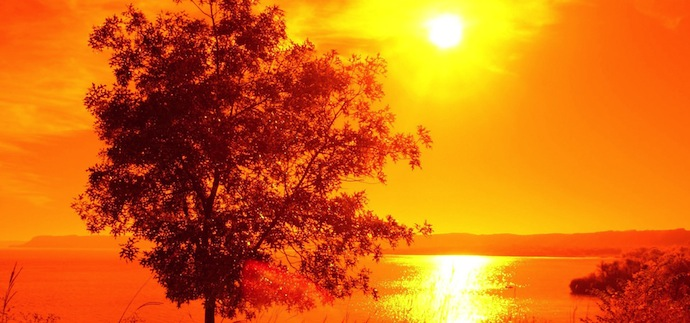
#> input picture Projet-Python/ciel.jpg, 690 x 323 px
$ python programme.py
#> lines starting #> are read from the running program, lines starting #| are printed output that depends on the picture; long printed decimals are rounded
#################################Imports de notre code####################################

from PIL import Image #traitement d'une image en python
import numpy as np  #gestion des tableaux multidimentionnels
import math
from numpy import linalg as LA #comparaison des normes
import time
import scipy
from scipy import fftpack

###############################Variables globales de notre code###########################"

#Construction de la matrice P
k=0
P=np.zeros((8,8),dtype="f")
while k<=7:
    i=0
    while i<=7:
        P[k,i]=math.cos(((2*i+1)*k*math.pi)/16)
        i=i+1
    k=k+1
    i=0
P[0,:]=P[0,:]*math.sqrt(1/2)
P=P/2

#Construction de la matrice P transposée
j=0
P2=np.zeros((8,8),dtype="f")
while j<=7:
    l=0
    while l<=7:
        P2[j,l]=math.cos(((2*j+1)*l*math.pi)/16)
        l=l+1
    j=j+1
    l=0
P2[:,0]=P2[:,0]*math.sqrt(1/2)
P2=P2/2

#Matrice de quantification de la norme JPEG
Q=np.array([[16 ,11, 10 ,16 ,24, 40 ,51 ,61],
            [12 ,12, 13, 19 ,26 ,58 ,60, 55],
            [14, 13 ,16 ,24 ,40, 57, 69 ,56],
            [14 ,17 ,22, 29, 51, 87 ,80 ,62],
            [18 ,22, 37, 56, 68, 109 ,103, 77],
            [24 ,35 ,55, 64 ,81, 104, 113, 92],
            [49, 64 ,78, 87 ,103 ,121, 120, 101],
            [72 ,92, 95, 98, 112, 100, 103, 99]])

#Autre matrice de quantification
Q2=np.array([[4,7,10,13,16,19,22,25],
             [7,10,13,16,19,22,25,28],
             [10,13,16,19,22,25,28,31],
             [13,16,19,22,25,28,31,34],
             [16,19,22,25,28,31,34,37],
             [19,22,25,28,31,34,37,40],
             [22,25,28,31,34,37,40,43],
             [25,28,31,34,37,40,43,46]])

##########################################Fonctions statiques de notre code###########################

#Dans les fonctions qui suivent, tab est un tableau contenant l'information pour un seul canal

#Fonction de changement de base; d'après la formule matricielle de la DCT
def chbase(tab):
    i=0
    j=0
    lines=tab.shape[0]
    col=tab.shape[1]
    tab1=np.zeros((lines,col),dtype="f")
    while i<lines:
        while j<col:
            tab1[i:i+8,j:j+8]=np.dot(np.dot(P,tab[i:i+8,j:j+8]),P2)
            j=j+8
        i=i+8
        j=0
    return tab1

#Fonction de changement de base inverse; d'après la formule matricielle de la DCT
def dchbase(tab):
    i=0
    j=0
    lines=tab.shape[0]
    col=tab.shape[1]
    tab1=np.zeros((lines,col),dtype="f")
    while i<lines:
        while j<col:
            tab1[i:i+8,j:j+8]=np.dot(np.dot(P2,tab[i:i+8,j:j+8]),P)
            j=j+8
        i=i+8
        j=0
    return tab1

#Quantification par la matrice Q et Q2
def quant(tab):
    i=0
    j=0
    lines=tab.shape[0]
    col=tab.shape[1]
    tab1=tab
    #Division par Q terme à terme pour chaque bloc 8x8 de la matrice D
    while i<lines:
        while j<col:
            tab1[i:i+8,j:j+8]=tab1[i:i+8,j:j+8]/Q
            j=j+8
        i=i+8
        j=0
    i=0
    j=0
    #Prise de la partie entière
    while i<lines:
        while j<col:
            tab1[i,j]=int(tab1[i,j])
            j=j+1
        i=i+1
        j=0
    return tab1

def quant2(tab):
    i=0
    j=0
    lines=tab.shape[0]
    col=tab.shape[1]
    tab1=tab
    #Division par Q2 terme à terme pour chaque bloc 8x8 de la matrice D
    while i<lines:
        while j<col:
            tab1[i:i+8,j:j+8]=tab1[i:i+8,j:j+8]/Q2
            j=j+8
        i=i+8
        j=0
    i=0
    j=0
    #Prise de la partie entière
    while i<lines:
        while j<col:
            tab1[i,j]=int(tab1[i,j])
            j=j+1
        i=i+1
        j=0
    return tab1

#Multiplication par la matrice Q et Q2, lors de la décompression (après avoir préalablement quantifié)
def dequant(tab):
    i=0
    j=0
    lines=tab.shape[0]
    col=tab.shape[1]
    tab1=tab
    while i<lines:
        while j<col:
            tab1[i:i+8,j:j+8]=tab1[i:i+8,j:j+8]*Q
            j=j+8
        i=i+8
        j=0
    return tab1

def dequant2(tab):
    i=0
    j=0
    lines=tab.shape[0]
    col=tab.shape[1]
    tab1=tab
    while i<lines:
        while j<col:
            tab1[i:i+8,j:j+8]=tab1[i:i+8,j:j+8]*Q2
            j=j+8
        i=i+8
        j=0
    return tab1

#Filtrage de la matrice fréquentielle D
# [29 lines left out: functions filtretot, filtre8, not called in this run]

#Compte le nombre de coefficients non nuls du tableau
def compte(tab):
    c=0
    for ligne in tab:
        for coef in ligne:
            if coef != 0:
                c=c+1
    return c

# [7 lines left out: function compte2, not called in this run]

#Calcul du taux de compression
def taux(tab):
    size=tab.shape[0]*tab.shape[1]
    nn=compte(tab)
    return (1-nn/size)*100

#Compte le nombre de coefficients différents entre deux tableaux (pour comparer les tableaux de l'image de base et celle compressée)
def nbdif(tab,tab1):
    lines=tab.shape[0]
    col=tab.shape[1]
    i=0
    j=0
    c=0
    while i<lines:
        while j<col:
            if tab[i,j] != tab1[i,j]:
                c=c+1
            j=j+1
        i=i+1
        j=0
    return c

#dct-II et inverse toutes faites
def dct2(a):
    return scipy.fftpack.dct( scipy.fftpack.dct( a, axis=0, norm='ortho' ), axis=1, norm='ortho' )

def idct2(a):
    return scipy.fftpack.idct( scipy.fftpack.idct( a, axis=0 , norm='ortho'), axis=1 , norm='ortho')

#calcul du changement de base avec la DCT de la librairie scipy
# [28 lines left out: functions dc, idc, not called in this run]

###########################################Fonctions qui correspondent à nos tests de compression#################

#Compression d'une image en utilisant la matrice de quantification Q
def pquant(nom):
#> called with nom = 'ciel.jpg'
    img_base = Image.open(nom)
#> img_base is the input picture: PIL image 690x323 RGB; mean R, G, B 214.7, 106.2, 18.2
    img = np.array(img_base) # Transformation de l'image en tableau numpy
    lines=img.shape[0]-img.shape[0]%8 #nb de lignes en multiple de 8
    col=img.shape[1]-img.shape[1]%8 #nb de colonnes en multiple de 8
    img=img[0:lines,0:col,:].copy() #image tronquée
    red=img[:,:,0] #tableau avec les pixels du rouge
    gre=img[:,:,1]
    blu=img[:,:,2]
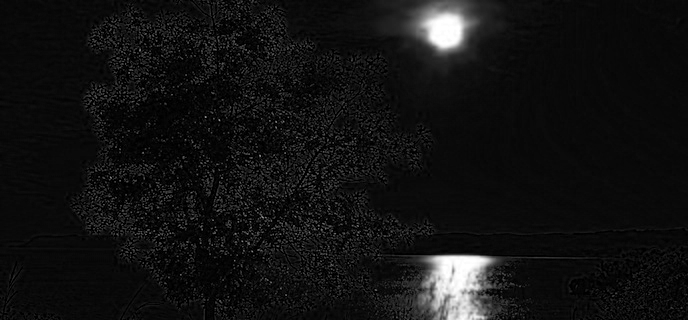
#> blu: shape (320, 688); min 0, max 255, mean 18.2
    centre_r=-128.+red #tableau centré (pixels entre -128 et 127)
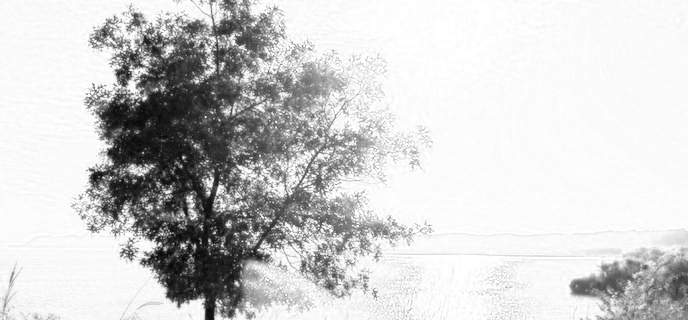
#> centre_r: shape (320, 688) float64; min -91, max 127, mean 86.6; drawn with min black and max white
    centre_g=-128.+gre
    centre_b=-128.+blu
    img_traitee=img[0:lines,0:col,:].copy()
    tabr=quant(chbase(centre_r))
#> after the loop in chbase, `while i<lines:`: i = 320
#> in quant, `i=0`: i = 0
#> the loop in quant, `while i<lines:` made 40 passes
#> i on passes 1 to 8: 8, 16, 24, 32, 40, 48, 56, 64
#> after the loop in quant, `while i<lines:`: i = 320
    print("le taux de compression est de :",taux(tabr),"% pour le rouge")
#> after the loop in compte, `for ligne in tab:`: c = 20086
#| le taux de compression est de : 90.877 % pour le rouge
    tabr=dchbase(dequant(tabr))
#> after the loop in dequant, `while i<lines:`:
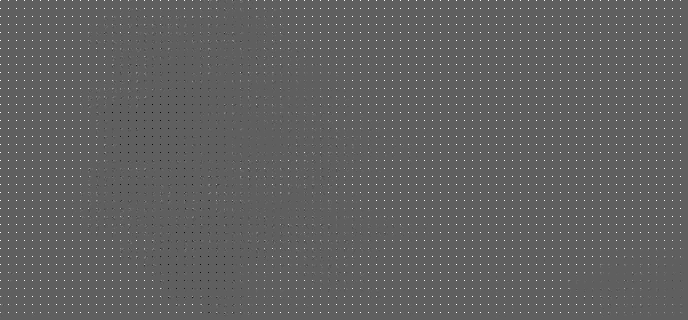
#> tab1: shape (320, 688) float32; min -608, max 1008, mean 10.7; drawn with min black and max white
#> after the loop in dequant, `while i<lines:`: i = 320
#> in dchbase, `i=0`: i = 0
#> the loop in dchbase, `while i<lines:` made 40 passes
#> after the loop in dchbase, `while i<lines:`:
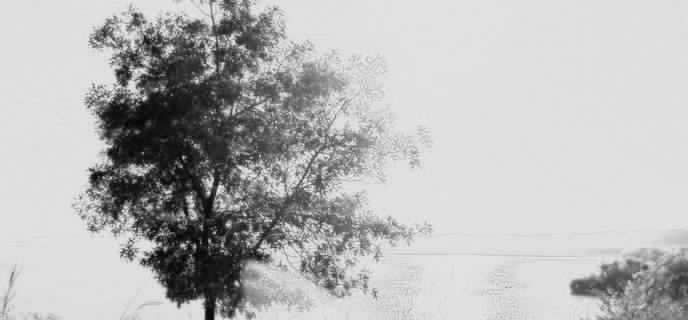
#> tab1: shape (320, 688) float32; min -87.17, max 152.6, mean 85.8; drawn with min black and max white
#> after the loop in dchbase, `while i<lines:`: i = 320
    tabg=quant(chbase(centre_g))
#> the loop in quant (call 2), `while i<lines:` made 40 passes
    print("le taux de compression est de :",taux(tabg),"% pour le vert")
#| le taux de compression est de : 90.307 % pour le vert
    tabg=dchbase(dequant(tabg))
#> the loop in dchbase (call 2), `while i<lines:` made 40 passes
    tabb=quant(chbase(centre_b))
    print("le taux de compression est de :",taux(tabb),"% pour le bleu")
#| le taux de compression est de : 92.716 % pour le bleu
    tabb=dchbase(dequant(tabb))
    if img.shape[2] == 4: #Cas où il y aurait un quatrième canal(transparence)
        tra=img[:,:,3]
        centre_t=-128.+tra
        tabt=quant(chbase(centre_t))
        print("le taux de compression est de :",taux(tabt),"% pour la transparence")
        tabt=dchbase(dequant(tabt))
        img_traitee[0:lines,0:col,3]=128.+tabt
    img_traitee[0:lines,0:col,0]=128.+tabr
    img_traitee[0:lines,0:col,1]=128.+tabg
    img_traitee[0:lines,0:col,2]=128.+tabb
    print("Nombre de coefficients différents entre le tableau initial et celui après traitement pour le rouge :",nbdif(img_traitee[:,:,0],img[:,:,0]))
#| Nombre de coefficients différents entre le tableau initial et celui après traitement pour le rouge : 190911
    resultat = Image.fromarray(img_traitee)
    print("Comparaison en norme :",LA.norm(img_traitee-img))
#| Comparaison en norme : 137108.429
    resultat.show(title="Image "+nom+" quantifiée")
    resultat.save("quant_"+nom)

#Compression d'une image en utilisant la matrice de quantification Q2
# [37 lines left out: function pquantdc, not called in this run]

#Compression d'une image en utilisant la matrice de quantification Q2
def pquant2(nom):
    img_base = Image.open(nom)
    img = np.array(img_base) # Transformation de l'image en tableau numpy
    lines=img.shape[0]-img.shape[0]%8 #nb de lignes en multiple de 8
    col=img.shape[1]-img.shape[1]%8 #nb de colonnes en multiple de 8
    img=img[0:lines,0:col,:].copy() #image tronquée
    red=img[:,:,0] #tableau avec les pixels du rouge
    gre=img[:,:,1]
    blu=img[:,:,2]
    centre_r=-128.+red #tableau centré (pixels entre -128 et 127)
    centre_g=-128.+gre
    centre_b=-128.+blu
    img_traitee=img[0:lines,0:col,:].copy()
    tabr=quant2(chbase(centre_r))
#> the loop in quant2, `while i<lines:` made 40 passes
    print("le taux de compression est de :",taux(tabr),"% pour le rouge")
#| le taux de compression est de : 87.862 % pour le rouge
    tabr=dchbase(dequant2(tabr))
    tabg=quant2(chbase(centre_g))
#> the loop in quant2 (call 2), `while i<lines:` made 40 passes
    print("le taux de compression est de :",taux(tabg),"% pour le vert")
#| le taux de compression est de : 86.974 % pour le vert
    tabg=dchbase(dequant2(tabg))
#> after the loop in dequant2 (call 2), `while i<lines:`:
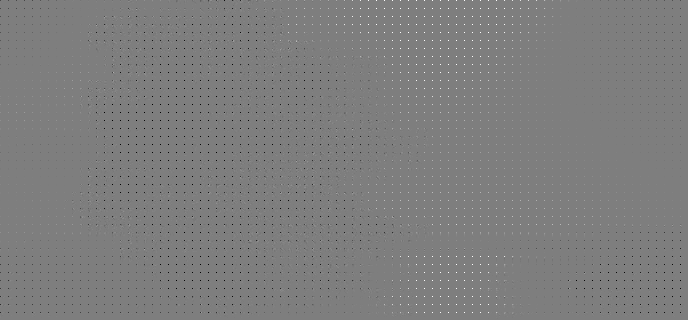
#> tab1: shape (320, 688) float32; min -1004, max 1012, mean -2.6; drawn with min black and max white
    tabb=quant2(chbase(centre_b))
    print("le taux de compression est de :",taux(tabb),"% pour le bleu")
#| le taux de compression est de : 89.857 % pour le bleu
    tabb=dchbase(dequant2(tabb))
#> after the loop in dequant2 (call 3), `while i<lines:`:
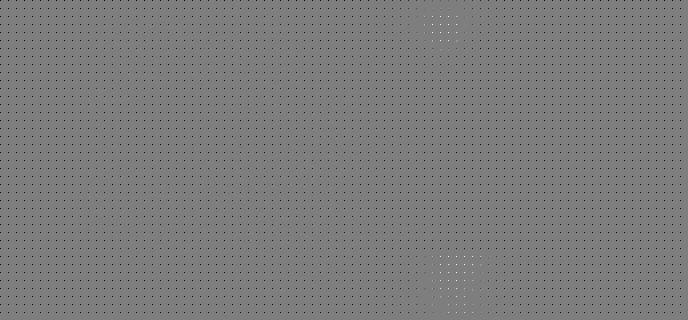
#> tab1: shape (320, 688) float32; min -992, max 1004, mean -13.7; drawn with min black and max white
    if img.shape[2] == 4: #Cas où il y aurait un quatrième canal(transparence)
        tra=img[:,:,3]
        centre_t=-128.+tra
        tabt=quant2(chbase(centre_t))
        print("le taux de compression est de :",taux(tabt),"% pour la transparence")
        tabt=dchbase(dequant2(tabt))
        img_traitee[0:lines,0:col,3]=128.+tabt
    img_traitee[0:lines,0:col,0]=128.+tabr
    img_traitee[0:lines,0:col,1]=128.+tabg
    img_traitee[0:lines,0:col,2]=128.+tabb
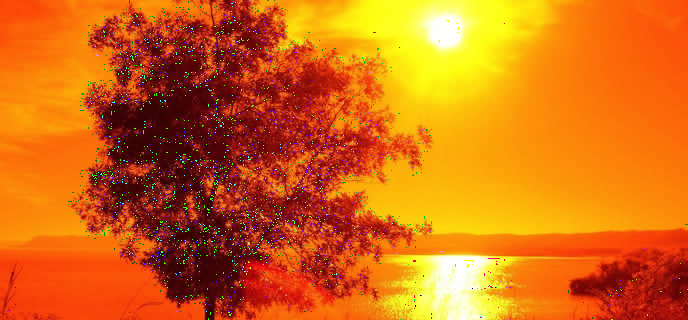
#> img_traitee: shape (320, 688, 3); mean R, G, B 213.1, 107.8, 20
    print("Nombre de coefficients différents entre le tableau initial et celui après traitement pour le rouge :",nbdif(img_traitee[:,:,0],img[:,:,0]))
#| Nombre de coefficients différents entre le tableau initial et celui après traitement pour le rouge : 179826
    resultat = Image.fromarray(img_traitee)
    print("Comparaison en norme :",LA.norm(img_traitee-img))
#| Comparaison en norme : 140105.293
    resultat.show(title="Image "+nom+" quantifiée")
    resultat.save("quant2_"+nom)


#Compression d'une image par filtrage
# [89 lines left out: functions pfiltre, pdeux, not called in this run]

############################Programme principal - Tests de nos fonctions################################
#Décommentez les parties de codes que vous voulez voir

"""
#On vérifie qu'on obtient bien l'identité(petites erreurs de machine)
print(np.dot(P,P2))
"""
"""

print("Image de base : ")
img_base = Image.open("ciel.jpg")
img_base.show()
"""
print("Image après traitement en utilisant la matrice Q :")
pquant("ciel.jpg")

print("Image après traitement en utilisant la matrice Q2 :")
pquant2("ciel.jpg")
"""
print("Image après traitement en utilisant la matrice Q et une dct prédéfinie :")
pquantdc("ciel.jpg")


print("Image après filtrage (F=16):")
pfiltre("ciel.jpg",16)

"""
"""
print("Image après filtrage (F=10):")
pfiltre("ciel.jpg",10)

"""
"""
print("Image après filtrage (F=6):")
pfiltre("ciel.jpg",6)

"""
"""
print("Image après filtrage (F=2):")
pfiltre("ciel.jpg",2)

"""
"""
#Image grise
print("Image après filtrage (F=0):")
pfiltre("ciel.jpg",0)

"""
"""
print("Image après utilisation de la matrice Q et filtrage (F=10):")
pdeux("ciel.jpg",10)

"""
"""
print("Image de base : ")
img_base2 = Image.open("flower.jpeg")
img_base2.show()
print("Image après traitement en utilisant la matrice Q :")
pquant("flower.jpeg")
"""
"""

print("Image de base : ")
img_base2 = Image.open("des.png")
img_base2.show()

print("Image en .png après filtrage (F=6):")
pfiltre("des.png",6)
"""
"""
print("Image en .png après filtrage (F=2):")
pfiltre("des.png",2)
"""
"""
#Test de débruitage d'une image de phare à un seul canal(NB) nous avons dû modifier pfiltre
pfiltre("phare.png",4)
"""

$ run again, with Projet-Python/desert.jpg copied over Projet-Python/ciel.jpg
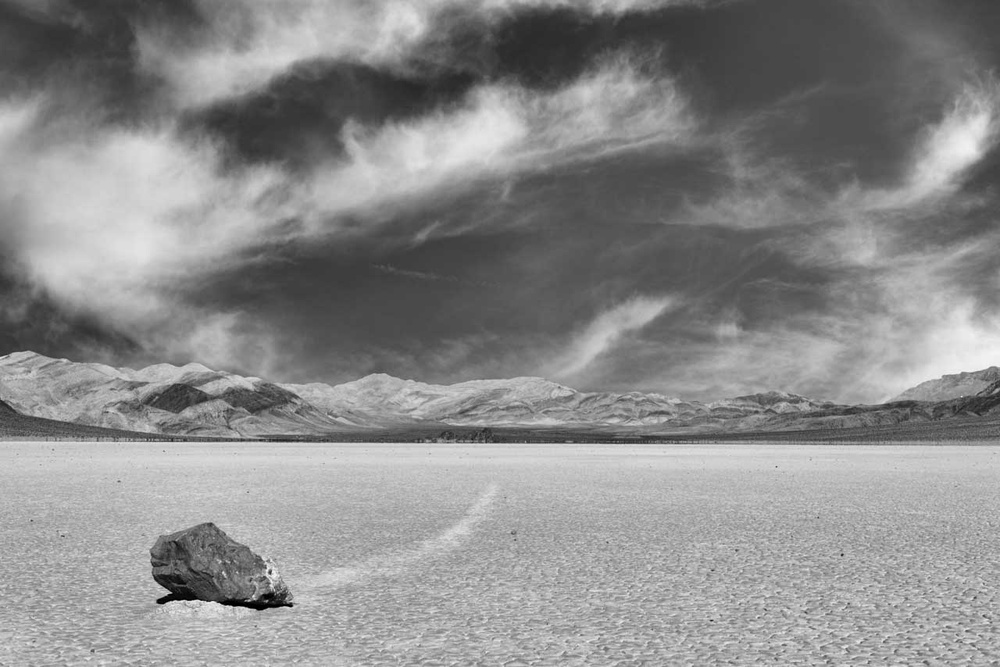
#> input picture Projet-Python/desert.jpg, 1000 x 667 px, shrunk from 1280 x 854 before the run
#> in pquant, img_base is the input picture: PIL image 1000x667 RGB; min 0, max 248, mean 138.9
#> after the loop in chbase, `while i<lines:`: i = 664
#> in quant, `i=0`: i = 0
#> the loop in quant, `while i<lines:` made 83 passes
#> i on passes 1 to 8: 8, 16, 24, 32, 40, 48, 56, 64
#> after the loop in quant, `while i<lines:`: i = 664
#> after the loop in compte, `for ligne in tab:`: c = 49161
#| le taux de compression est de : 92.596 % pour le rouge
#> after the loop in dequant, `while i<lines:`:
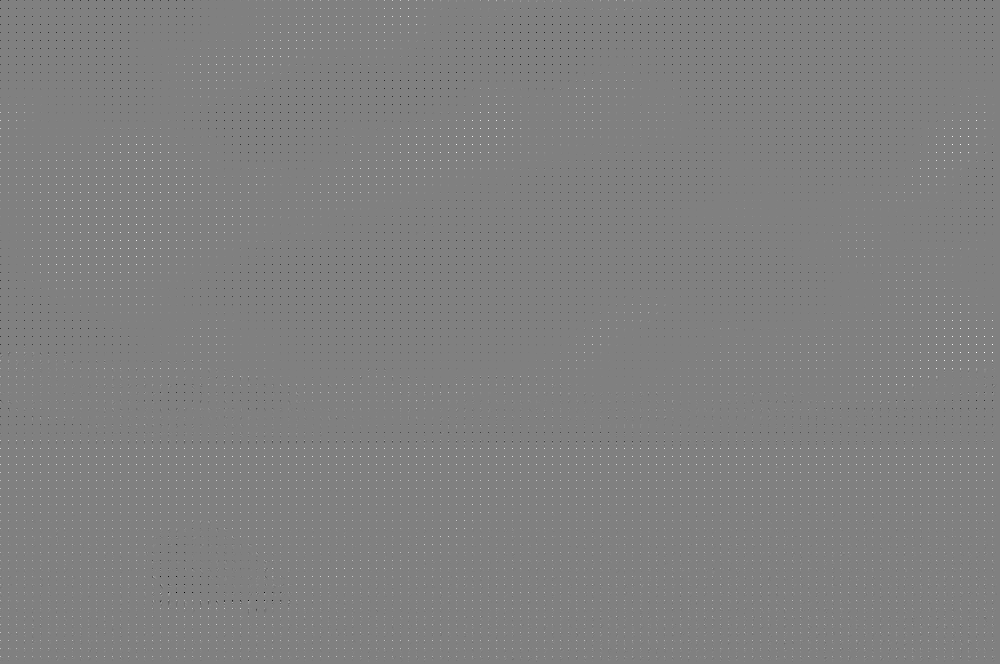
#> tab1: shape (664, 1000) float32; min -912, max 896, mean 1.3; drawn with min black and max white
#> after the loop in dequant, `while i<lines:`: i = 664
#> in dchbase, `i=0`: i = 0
#> the loop in dchbase, `while i<lines:` made 83 passes
#> after the loop in dchbase, `while i<lines:`: i = 664
#> the loop in quant (call 2), `while i<lines:` made 83 passes
#| le taux de compression est de : 92.596 % pour le vert
#> the loop in dchbase (call 2), `while i<lines:` made 83 passes
#| le taux de compression est de : 92.596 % pour le bleu
#| Nombre de coefficients différents entre le tableau initial et celui après traitement pour le rouge : 573261
#| Comparaison en norme : 242354.186
#> the loop in quant2, `while i<lines:` made 83 passes
#| le taux de compression est de : 91.053 % pour le rouge
#> after the loop in dequant2, `while i<lines:`:
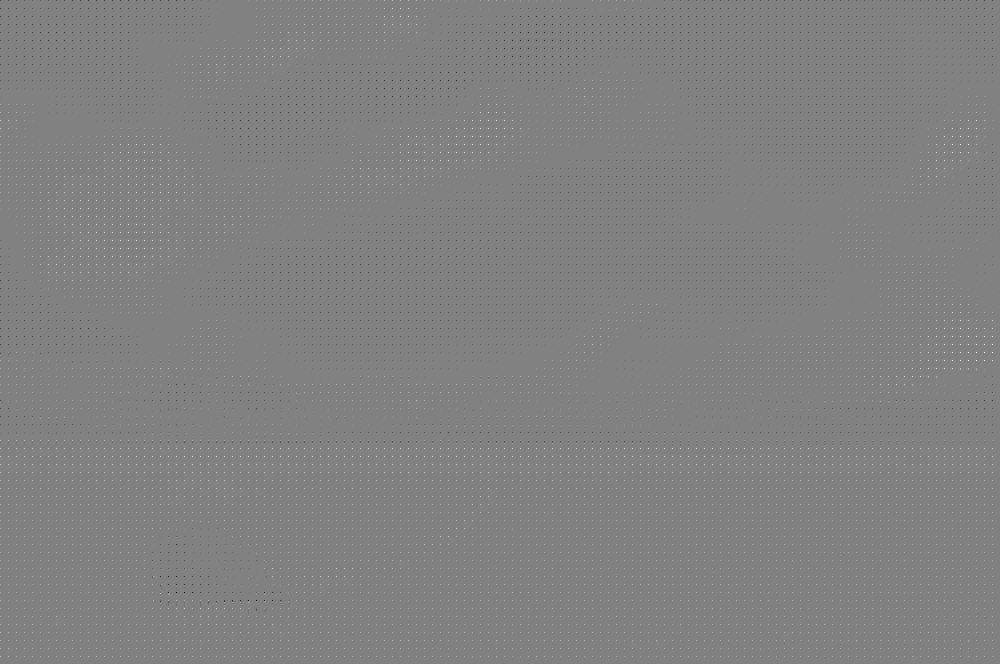
#> tab1: shape (664, 1000) float32; min -920, max 896, mean 1.3; drawn with min black and max white
#> the loop in quant2 (call 2), `while i<lines:` made 83 passes
#| le taux de compression est de : 91.053 % pour le vert
#| le taux de compression est de : 91.053 % pour le bleu
#| Nombre de coefficients différents entre le tableau initial et celui après traitement pour le rouge : 546786
#| Comparaison en norme : 246653.691
